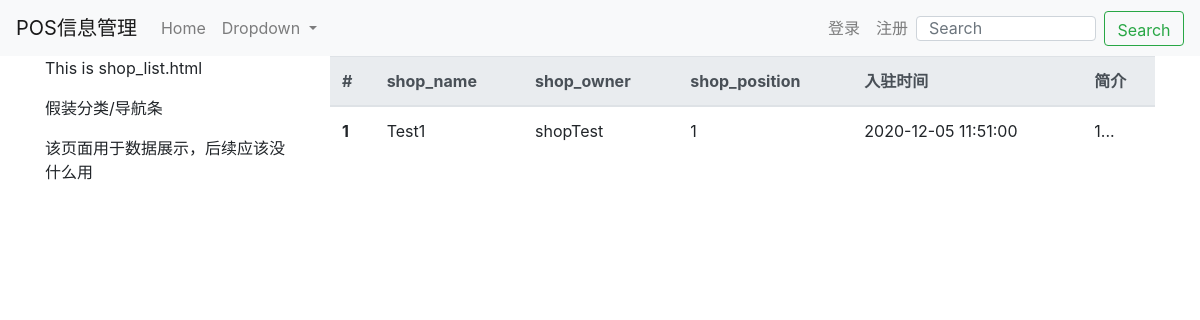
Before: /store/shop_list/ with the older database file.
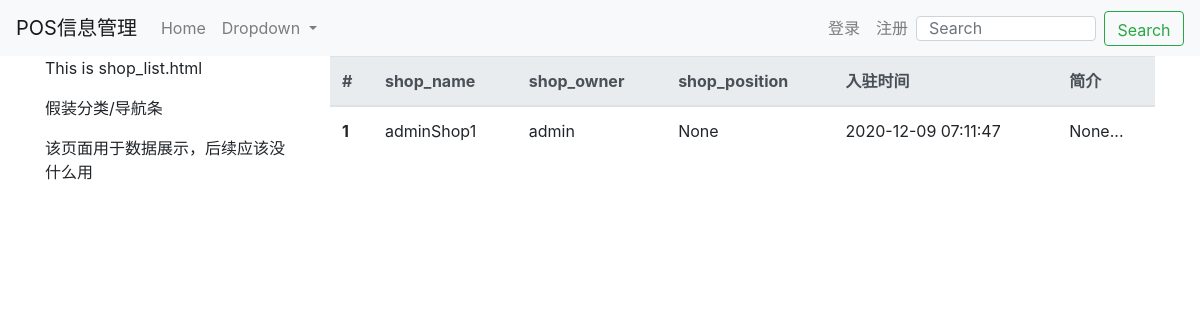
After: the same page with the newer database file.
### store/models.py (models this page shows)
class Shop(models.Model):
    shop_id = models.CharField(max_length=12, null=True)  # 商店编号————为一个用户开多个店铺做准备
    shop_name = models.CharField(max_length=32, null=True)
    shop_owner = models.ForeignKey(User, null=True, on_delete=models.CASCADE)
    shop_position = models.CharField(max_length=32, null=True)
    phone_number = models.CharField(max_length=11, null=True)
    contends = models.TextField(null=True)
    create_time = models.DateTimeField(auto_now_add=True)
    last_update = models.DateTimeField(auto_now=True)
    is_active = models.BooleanField(default=True)

### store/views.py (the view)
# urls.py: path('shop_list/', views.shop_list, name='shop_list'),
def shop_list(request):
    shops = Shop.objects.all
    context = {}
    context['shop_list'] = shops
    return render(request, 'store/shop_list.html', context)

### store/templates/store/shop_list.html (shortened to what this page needs)
{% extends 'base.html' %}
{% block content %}
    <div class="container">
        <div class="row">
            <div class="col-md-3">
                <p>This is shop_list.html</p>
                <p>假装分类/导航条</p>
                <p>该页面用于数据展示，后续应该没什么用</p>
            </div>
            <div class="col-md-9">
                <table class="table">
                    <thead class="thead-light">
                      <tr>
                        <th scope="col">#</th>
                        <th scope="col">shop_name</th>
                        <th scope="col">shop_owner</th>
                        <th scope="col">shop_position</th>
                        <th scope="col">入驻时间</th>
                        <th scope="col">简介</th>
                      </tr>
                    </thead>
                    <tbody>
                        {% for shop in shop_list %}
                            {% if shop.is_active %}
                                <tr>
                                    <th scope="row">{{ shop.pk }}</th>
                                    <td>{{ shop.shop_name }}</td>
                                    <td>{{ shop.shop_owner }}</td>
                                    <td>{{ shop.shop_position }}</td>
                                    <td>{{ shop.create_time|date:"Y-m-d H:i:s" }}</td>
                                    <td>{{ shop.contends|truncatechars:"5" }}...</td>
                                </tr>
                            {% endif %}
                        {% empty %}
                            <p>没有数据哦~</p>
                        {% endfor %}
                    </tbody>
                </table>
            </div>
        </div>
    </div>
{% endblock %}

Changed rows visible on the page:
changed Shop id 1: shop_name "Test1" → "adminShop1"; shop_owner "shopTest" → "admin"; shop_position "1" → "None"; create_time "2020-12-05 11:51:00" → "2020-12-09 07:11:47"; contends "1" → "None"
